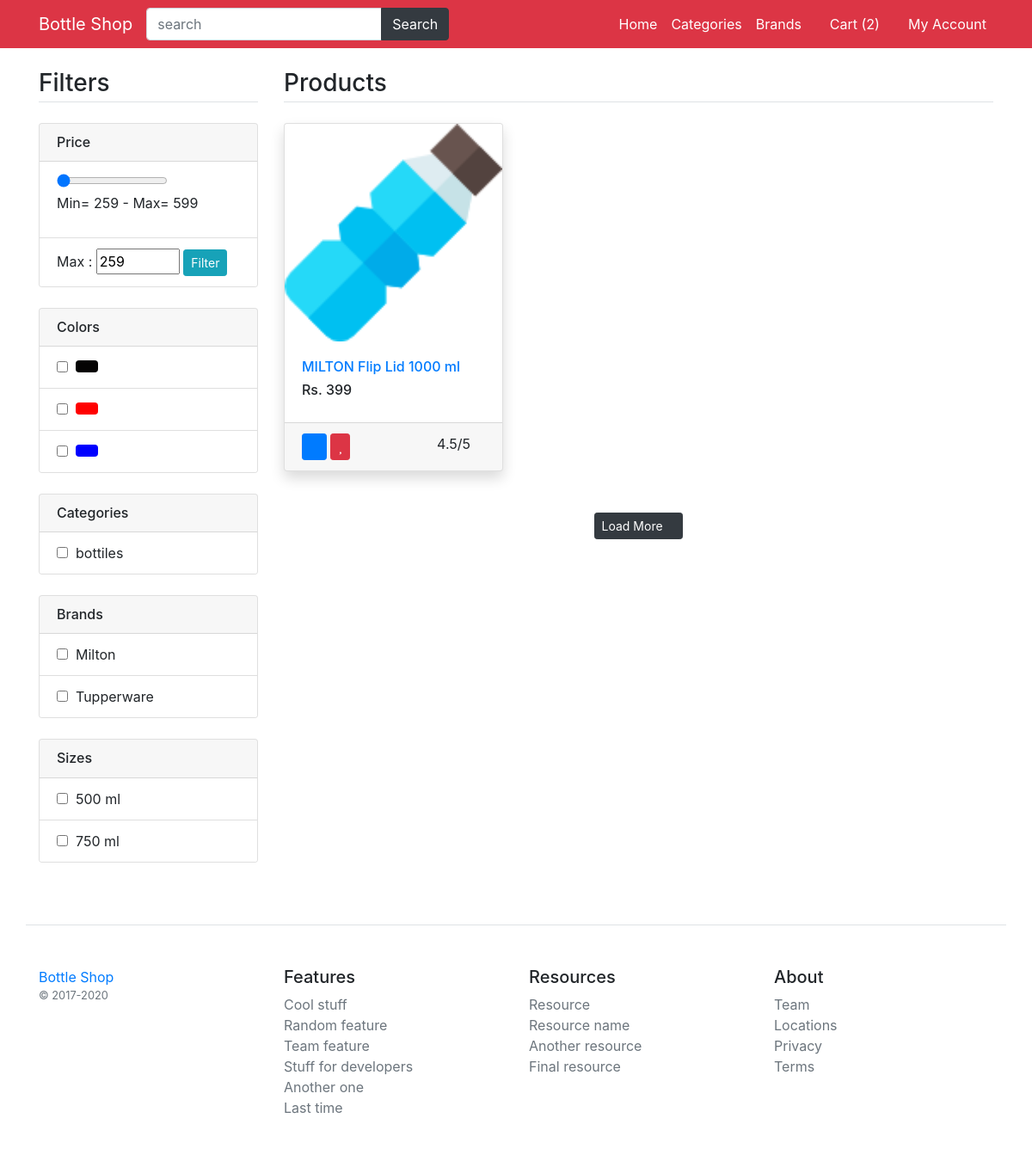
The page /brand_product_list/2 on the database its author committed.
### main_appe/models.py (models this page shows, shortened)
class Category(models.Model):
    title=models.CharField(max_length=300)
    image=models.ImageField(upload_to='category_images')
    class Meta:
        verbose_name_plural = '2. Categorys'

class Size(models.Model):
    title=models.CharField(max_length=100)
    class Meta:
        verbose_name_plural = '5. Sizes'

class Product(models.Model):
    title=models.CharField(max_length=300)
    slug=models.CharField(max_length=300)
    detail=models.TextField()
    specs=models.TextField()
    category=models.ForeignKey(Category,on_delete=models.CASCADE)
    brand=models.ForeignKey(Brand,on_delete=models.CASCADE)
    status=models.BooleanField(default=True)
    is_featured=models.BooleanField(default=False)
    class Meta:
        verbose_name_plural = '6. Products'

class ProductAttributes(models.Model):
    product=models.ForeignKey(Product,on_delete=models.CASCADE)
    color=models.ForeignKey(Color,on_delete=models.CASCADE)
    size=models.ForeignKey(Size,on_delete=models.CASCADE)
    price=models.PositiveIntegerField(default=0)
    image=models.ImageField(upload_to='product_images',null=True)
    class Meta:
        verbose_name_plural = '7. ProductAttributes'

### main_appe/views.py (the view)
# urls.py: path('brand_product_list/<id>',views.Brand_product_list,name="brand_product_list"),
def Brand_product_list(request,id):
    brand = Brand.objects.get(id=id)
    data = Product.objects.filter(brand=brand)
    return render(request,"brand_product_list.html",{
        'data':data,
    })

### main_appe/templates_content.py (called while the page is built)
def get_fillter(request):
    category = Product.objects.distinct().values('category__title', 'category__id')
    brand = Product.objects.distinct().values('brand__title', "brand__id")
    colors = ProductAttributes.objects.distinct().values('color__title', 'color__id', "color__color_code")
    sizes = ProductAttributes.objects.distinct().values('size__title', 'size__id')
    minMaxPrice = ProductAttributes.objects.aggregate(Min('price'),Max('price'))
    data = {
        'category': category,
        'brand': brand,
        'colors': colors,
        'sizes': sizes,
        'minMaxPrice':minMaxPrice
    }
    return data

### templates/brand_product_list.html
{% extends 'base.html' %}
{% block content %}
<main class="container my-4">
	<div class="row">
		<div class="col-md-3">
    	{% include "filters.html" %}
		</div>
		<div class="col-md-9">
			<h3 class="mb-4 border-bottom pb-1">
				Products
			</h3>
			<div class="row">
				{% for product in data %}
				<div class="col-md-4 mb-4">
					<div class="card shadow">
					  <a href="{% url 'product_details' product.slug product.id %}"><img src="{{ product.productattributes_set.first.image.url }}" class="card-img-top" alt="..."></a>
					  <div class="card-body">
					    <h6 class="card-text"><a href="{% url 'product_details' product.slug product.id %}">{{ product.title }}</a></h6>
						  <h6>Rs. {{ product.productattributes_set.first.price }}</h6>
					  </div>
					  <div class="card-footer">
					  	<button class="btn btn-sm btn-primary"><i class="fa fa-shopping-cart"></i></button>
					  	<button class="btn btn-sm btn-danger"><i class="fa fa-heart"></i></button>
					  	<span class="float-right">
					  		4.5/5
					  		<i class="fa fa-star text-warning"></i>
					  	</span>
					  </div>
					</div>
				</div>
				{% endfor %}
			</div>
			<p class="my-4 text-center"><a href="<?php echo $baseUrl; ?>/products.php" class="btn btn-dark btn-sm">Load More <i class="fa fa-sync"></i></a></p>
		</div>
	</div>
</main>
{% endblock %}

### templates/filters.html (shortened to what this page needs)
{% load static %}
			<h3 class="mb-4 border-bottom pb-1">Filters</h3>
			<div class="card mb-4">
				<h6 class="card-header">Price</h6>
				<div class="list-group list-group-flush">
					<li class="list-group-item">
						<input class="" type="range" value="{{minMaxPrice.price__min}}" min={{minMaxPrice.price__min}} max={{minMaxPrice.price__max}} id="rangeinpur"  oninput="maxprice.value=this.value">
						<p>Min= {{minMaxPrice.price__min}} -  Max= {{minMaxPrice.price__max}}</p>
					</li>
					<li class="list-group-item">
						Max : <input class="" type="number" value="{{minMaxPrice.price__min}}" onkeyup="rangeinpur.value=this.value" id="maxprice" min={{minMaxPrice.price__min}} max={{minMaxPrice.price__max}} />
						<button id="priceFilterButton" class="btn btn-info btn-sm pb-1">Filter</button>
					</li>
				</div>
			</div>
			<div class="card mb-4">
				<h6 class="card-header">Colors</h6>
				<div class="list-group list-group-flush">
                    {% for colors in colors %}
					<li class="list-group-item">
						<input class="filter-checkbox" type="checkbox" data-filter="color"    value="{{ colors.color__id }}" />&nbsp;
						<button class="btn" style="background-color:{{ colors.color__color_code }};margin-top: -5px;"></button>
					</li>
                    {% endfor %}
				</div>
			</div>
			<div class="card mb-4">
				<h6 class="card-header">Categories</h6>
				<div class="list-group list-group-flush">
                    {% for category in category %}
					<li class="list-group-item">
						<input class="filter-checkbox" data-filter="category" value="{{ category.category__id }}"  type="checkbox" />&nbsp;
						{{ category.category__title }}
					</li>
                    {% endfor %}
				</div>
			</div>
			<div class="card mb-4">
				<h6 class="card-header">Brands</h6>
				<div class="list-group list-group-flush">
                    {% for brand in brand %}
					<li class="list-group-item">
						<input class="filter-checkbox" value="{{ brand.brand__id }}" data-filter="brand" type="checkbox" />&nbsp;
						{{ brand.brand__title }}
					</li>
                    {% endfor %}
				</div>
			</div>
			<div class="card mb-4">
				<h6 class="card-header">Sizes</h6>
				<div class="list-group list-group-flush">
                    {% for sizes in sizes %}
					<li class="list-group-item">
						<input class="filter-checkbox" type="checkbox" data-filter="size"  value="{{ sizes.size__id }}" />&nbsp;
						{{ sizes.size__title }}
					</li>
                    {% endfor %}
				</div>
			</div>

### rows shown on the page
Category: category__title "bottiles"
Size: size__title "500 ml"
Size: size__title "750 ml"
Product: productattributes_set.first.image (picture), title "MILTON Flip Lid 1000 ml", productattributes_set.first.price "399"

### other values the page prints
{{ minMaxPrice.price__min }} "259"
{{ minMaxPrice.price__max }} "599"
{{ brand.brand__title }} "Milton" "Tupperware"
